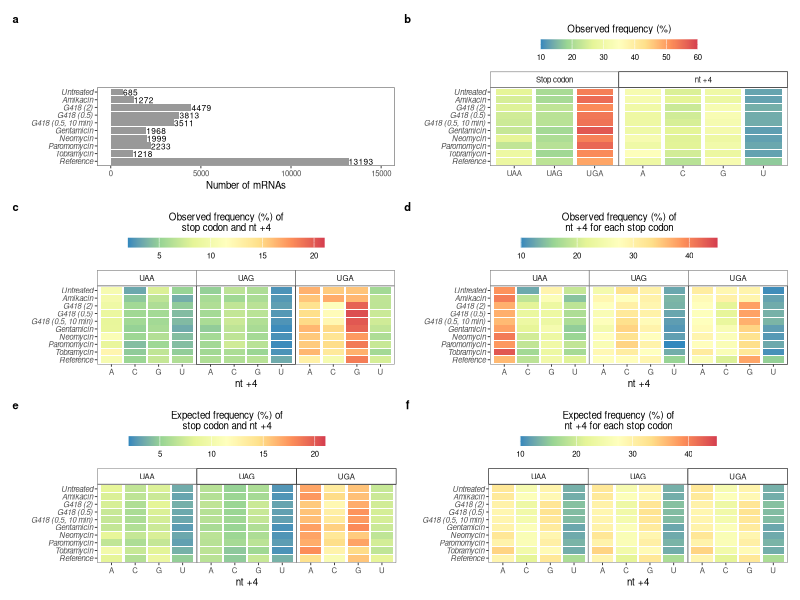

R code for this plot:
# ----------------------------------------
# Figure S3
# ----------------------------------------

library(dplyr)
library(ggplot2)

stop4_chisq <- read.table("../Data/chisq_proportion_stop4.txt", header = TRUE)
stop4_chisq <- stop4_chisq %>% group_by(Sample, stop_codon) %>% mutate(total_by_stop = sum(observed_count))
stop4_chisq$expected_fraction_by_stop <- stop4_chisq$expected_count / stop4_chisq$total_by_stop
stop4_chisq$observed_fraction_by_stop <- stop4_chisq$observed_count / stop4_chisq$total_by_stop
stop4_chisq$Sample <- recode_factor(stop4_chisq$Sample, Untr = "Untreated", Amik = "Amikacin", 
                                    G418_2000 = "G418 (2)", G418_500 = "G418 (0.5)", G418_500_10min = "G418 (0.5, 10 min)",  
                                    Genta = "Gentamicin", Neo = "Neomycin", Parom = "Paromomycin", Tobra = "Tobramycin", 
                                    Reference = "Reference")

# Number of mRNAs in each group
dfn <- stop4_chisq %>% group_by(Sample) %>% summarise(n = sum(observed_count))
p_n <- ggplot(dfn, aes(x = n, y = Sample)) + 
  geom_col(fill = "#999999") + geom_text(aes(label = n), hjust = 0, size = 6/.pt) +
  scale_y_discrete(limits = rev(levels(stop4_chisq$Sample))) +
  coord_cartesian(xlim = c(0, 15000)) +
  xlab("Number of mRNAs") + ylab("") +
  theme_bw(base_size = 7) + 
  theme(panel.grid = element_blank(), axis.text.y = element_text(face = "italic"))

# Observed frequency of stop codon and nt +4 together
p_stop4_ob <- ggplot(stop4_chisq) +
  geom_tile(aes(x = nt_p04, y = Sample, fill = observed_fraction*100), height = 0.9, width = 0.9) +
  facet_grid(.~stop_codon) +
  scale_fill_distiller(name = "Observed frequency (%) of\nstop codon and nt +4", palette = "Spectral", limit = c(2, 21)) +
  scale_y_discrete(limits = rev(levels(stop4_chisq$Sample))) +
  xlab("nt +4") + ylab("") +
  theme_bw(base_size = 7) + 
  theme(panel.grid = element_blank(), panel.spacing = unit(0, "cm"), panel.border = element_rect(size = 0.25),
        legend.position = "top", legend.box = "horizontal", legend.title = element_text(hjust = 0.5, vjust = 1), legend.margin = margin(r = 1, unit = "cm"),
        axis.text.y = element_text(face = "italic"),
        strip.text.y = element_text(angle = 0), strip.background = element_rect(fill = "white", size = 0.25)) +
  guides(fill = guide_colourbar(order = 1, barwidth = unit(5, "cm"), barheight = unit(0.25, "cm"), 
                                title.position = "top"))

# Expected frequency of stop codon and nt +4 together
p_stop4_ex <- ggplot(stop4_chisq) +
  geom_tile(aes(x = nt_p04, y = Sample, fill = expected_fraction*100), height = 0.9, width = 0.9) +
  facet_grid(.~stop_codon) +
  scale_fill_distiller(name = "Expected frequency (%) of\nstop codon and nt +4", palette = "Spectral", limit = c(2, 21)) +
  scale_y_discrete(limits = rev(levels(stop4_chisq$Sample))) +
  xlab("nt +4") + ylab("") +
  theme_bw(base_size = 7) + 
  theme(panel.grid = element_blank(), panel.spacing = unit(0, "cm"), panel.border = element_rect(size = 0.25),
        legend.position = "top", legend.box = "horizontal", legend.title = element_text(hjust = 0.5, vjust = 1), legend.margin = margin(r = 1, unit = "cm"),
        axis.text.y = element_text(face = "italic"),
        strip.text.y = element_text(angle = 0), strip.background = element_rect(fill = "white", size = 0.25)) +
  guides(fill = guide_colourbar(order = 1, barwidth = unit(5, "cm"), barheight = unit(0.25, "cm"), 
                                title.position = "top"))

# Observed frequency of stop codon and nt +4, separately
df_stop <- stop4_chisq %>% group_by(Sample, stop_codon) %>% summarise(count = sum(observed_count))
df_stop <- df_stop %>% group_by(Sample) %>% mutate(fraction = count / sum(count))
colnames(df_stop)[2] <- "position"
df_stop$feature <- "Stop codon"
df_nt4 <- stop4_chisq %>% group_by(Sample, nt_p04) %>% summarise(count = sum(observed_count))
df_nt4 <- df_nt4 %>% group_by(Sample) %>% mutate(fraction = count / sum(count))
colnames(df_nt4)[2] <- "position"
df_nt4$feature <- "nt +4"
df <- rbind(df_stop, df_nt4)
df$feature <- factor(df$feature, levels = c("Stop codon", "nt +4"))

p_sep <- ggplot(df) +
  geom_tile(aes(x = position, y = Sample, fill = fraction*100), height = 0.9, width = 0.9) +
  facet_grid(.~feature, scales = "free_x", space = "free_x") +
  scale_fill_distiller(name = "Observed frequency (%)", palette = "Spectral", limit = c(10, 60)) +
  scale_y_discrete(limits = rev(levels(df_stop$Sample))) +
  xlab("") + ylab("") +
  theme_bw(base_size = 7) + 
  theme(panel.grid = element_blank(), panel.spacing = unit(0, "cm"), panel.border = element_rect(size = 0.25),
        legend.position = "top", legend.box = "horizontal", legend.title = element_text(hjust = 0.5, vjust = 1), legend.margin = margin(r = 1, unit = "cm"),
        axis.text.y = element_text(face = "italic"),
        strip.text.y = element_text(angle = 0), strip.background = element_rect(fill = "white", size = 0.25)) +
  guides(fill = guide_colourbar(order = 1, barwidth = unit(4, "cm"), barheight = unit(0.25, "cm"), 
                                title.position = "top"))

# Observed frequency, grouped by stop codon identity
p_ob <- ggplot(stop4_chisq) +
  geom_tile(aes(x = nt_p04, y = Sample, fill = observed_fraction_by_stop*100), height = 0.9, width = 0.9) +
  facet_grid(.~stop_codon) +
  scale_fill_distiller(name = "Observed frequency (%) of\nnt +4 for each stop codon", palette = "Spectral", limits = c(10, 45)) +
  scale_y_discrete(limits = rev(levels(stop4_chisq$Sample))) +
  xlab("nt +4") + ylab("") +
  theme_bw(base_size = 7) + 
  theme(panel.grid = element_blank(), panel.spacing = unit(0, "cm"), panel.border = element_rect(size = 0.25),
        legend.position = "top", legend.box = "horizontal", legend.title = element_text(hjust = 0.5, vjust = 1), legend.margin = margin(r = 1, unit = "cm"), legend.title.align = 0.5,
        axis.text.y = element_text(face = "italic"),
        strip.text.y = element_text(angle = 0), strip.background = element_rect(fill = "white", size = 0.25)) +
  guides(fill = guide_colourbar(order = 1, barwidth = unit(5, "cm"), barheight = unit(0.25, "cm"), 
                                title.position = "top"))

# Expected frequency, grouped by stop codon identity
p_ex <- ggplot(stop4_chisq) +
  geom_tile(aes(x = nt_p04, y = Sample, fill = expected_fraction_by_stop*100), height = 0.9, width = 0.9) +
  facet_grid(.~stop_codon) +
  scale_fill_distiller(name = "Expected frequency (%) of\nnt +4 for each stop codon", palette = "Spectral", limits = c(10, 45)) +
  scale_y_discrete(limits = rev(levels(stop4_chisq$Sample))) +
  xlab("nt +4") + ylab("") +
  theme_bw(base_size = 7) + 
  theme(panel.grid = element_blank(), panel.spacing = unit(0, "cm"), panel.border = element_rect(size = 0.25),
        legend.position = "top", legend.box = "horizontal", legend.title = element_text(hjust = 0.5, vjust = 1), legend.margin = margin(r = 1, unit = "cm"), 
        axis.text.y = element_text(face = "italic"),
        strip.text.y = element_text(angle = 0), strip.background = element_rect(fill = "white", size = 0.25)) +
  guides(fill = guide_colourbar(order = 1, barwidth = unit(5, "cm"), barheight = unit(0.25, "cm"), 
                                title.position = "top"))

library(patchwork)
p <- (p_n | p_sep) / (p_stop4_ob | p_ob) / (p_stop4_ex | p_ex) +
  plot_annotation(tag_levels = 'a') &
  theme(plot.tag = element_text(size = 8, face = "bold"), plot.tag.position = "topleft")

# Export plot
library(Cairo)
CairoFonts(
  regular = "Arial:style=Regular",
  bold = "Arial:style=Black",
  italic = "Arial:style=Italic",
  bolditalic = "Arial:style=Black Italic",
  symbol = "Symbol"
)
cairo_pdf(filename = "../Plots/FigureS3.pdf", family = "Arial", width = 7, height = 8.5) 
p
dev.off()
